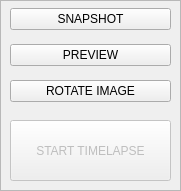
   <widget class="QFrame" name="Capture_frame">
    <property name="enabled">
     <bool>true</bool>
    </property>
    <property name="geometry">
     <rect>
      <x>830</x>
      <y>370</y>
      <width>181</width>
      <height>191</height>
     </rect>
    </property>
    <property name="frameShape">
     <enum>QFrame::StyledPanel</enum>
    </property>
    <property name="frameShadow">
     <enum>QFrame::Raised</enum>
    </property>
    <widget class="QWidget" name="verticalLayoutWidget_4">
     <property name="geometry">
      <rect>
       <x>10</x>
       <y>0</y>
       <width>161</width>
       <height>111</height>
      </rect>
     </property>
     <layout class="QVBoxLayout" name="verticalLayout_17">
      <item>
       <widget class="QPushButton" name="snapshot_pushButton">
        <property name="enabled">
         <bool>true</bool>
        </property>
        <property name="text">
         <string>SNAPSHOT</string>
        </property>
       </widget>
      </item>
      <item>
       <widget class="QPushButton" name="preview_pushButton">
        <property name="text">
         <string>PREVIEW</string>
        </property>
       </widget>
      </item>
      <item>
       <widget class="QPushButton" name="rotate_pushButton">
        <property name="enabled">
         <bool>true</bool>
        </property>
        <property name="text">
         <string>ROTATE IMAGE</string>
        </property>
       </widget>
      </item>
     </layout>
    </widget>
    <widget class="QPushButton" name="startImaging_pushButton">
     <property name="enabled">
      <bool>false</bool>
     </property>
     <property name="geometry">
      <rect>
       <x>10</x>
       <y>120</y>
       <width>161</width>
       <height>61</height>
      </rect>
     </property>
     <property name="toolTip">
      <string/>
     </property>
     <property name="text">
      <string>START TIMELAPSE</string>
     </property>
    </widget>
   </widget>
